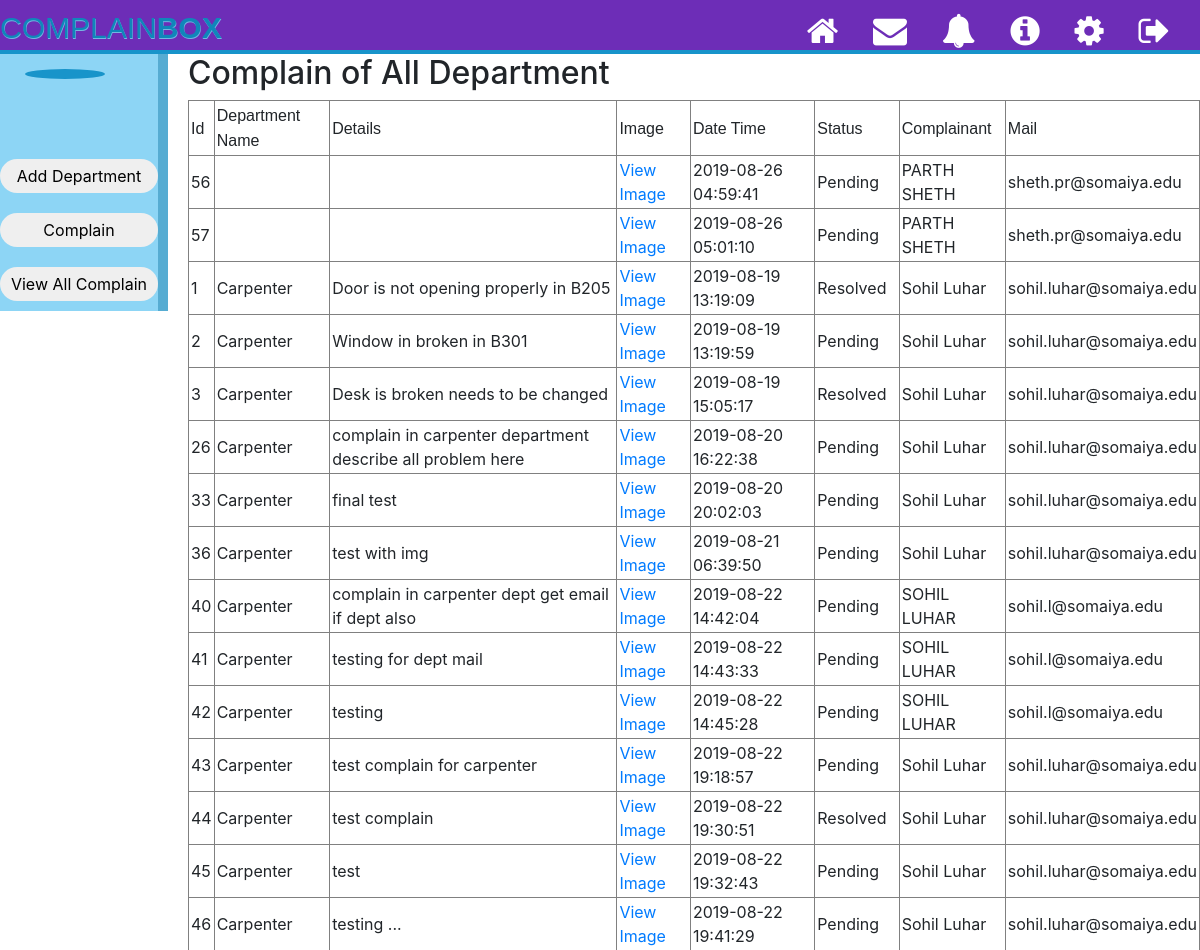
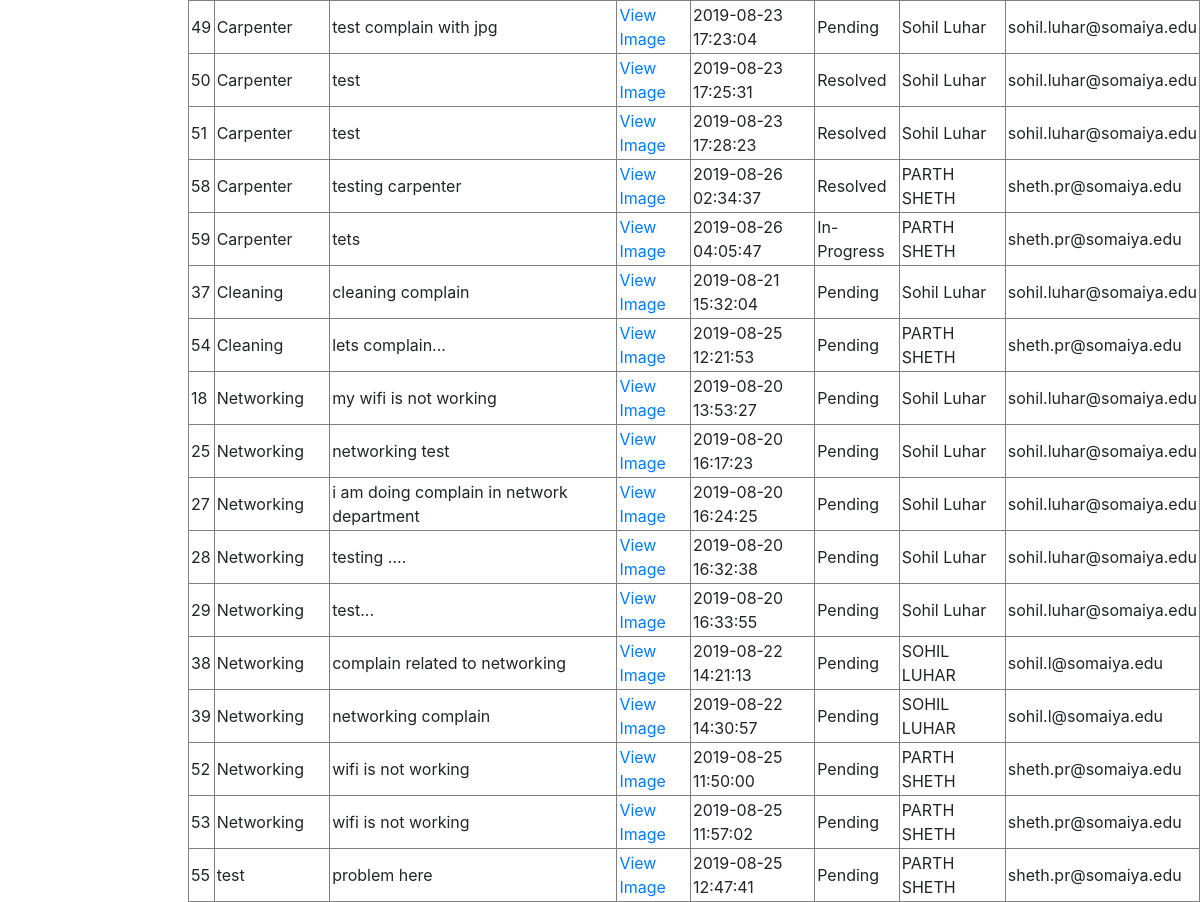
The app's page /allcomplain.php with its own data (2 pictures, top to bottom).
### tables this page shows
CREATE TABLE `complain` (
  `id` int(11) NOT NULL,
  `description` varchar(10000) DEFAULT NULL,
  `complainimg` varchar(100) NOT NULL,
  `Departmentname` varchar(50) DEFAULT NULL,
  `complaindate` timestamp NULL DEFAULT CURRENT_TIMESTAMP,
  `status` varchar(30) DEFAULT NULL,
  `complainant` varchar(50) NOT NULL,
  `complainantmail` varchar(50) NOT NULL,
  `building` varchar(500) NOT NULL,
  `location` varchar(500) NOT NULL,
  `time_constraint` int(11) NOT NULL
);

### allcomplain.php (the view, shortened to what this page needs)
<!DOCTYPE html>
<html>
<head>
	<link rel="stylesheet" type="text/css" href="assets/css/style.css">
	<link rel="stylesheet" href="https://cdnjs.cloudflare.com/ajax/libs/font-awesome/4.7.0/css/font-awesome.min.css">
	<link rel="stylesheet" type="text/css" href="https://stackpath.bootstrapcdn.com/bootstrap/4.3.1/css/bootstrap.min.css">
</head>
<body>
	<div class="top_bar">
		<div class="logo">
			<a href="index.php">COMPLAIN<strong>BOX</strong></a>
		</div>
		<nav>
			<a href='' class="login_name">
			</a>
			<a href="#">
				<i class="fa fa-home fa-2x"></i>
			</a>
			<a href="#">
				<i class="fa fa-envelope fa-2x"></i>
			</a>
			<a href="#">
				<i class="fa fa-bell fa-2x"></i>
			</a>
			<a href="#">
				<i class="fa fa-info-circle fa-2x"></i>
			</a>
			<a href="#">
				<i class="fa fa-cog fa-2x"></i>
			</a>
			<a href="/complainbox/index.php">
				<i class="fa fa-sign-out fa-2x"></i>
			</a>
		</nav>
	</div>
<div class="profile_left">
 		<img src="<?php  echo $_SESSION['imgurl'];  ?>">
 		<div class="profile_info">
	 			<div class="profile_buttons">
	 			<button onclick="window.location.href = '/ComplainBox/adddepartment.php';" class="profile_complain_button">Add Department</button>
	 			<button class="profile_complain_button" onclick="window.location.href = '/ComplainBox/admindashboard.php';">Complain</button>
	 			<button class="profile_complain_button "onclick="window.location.href = '/ComplainBox/allcomplain.php'">View All Complain</button>
	 		</div>
	 	</div>
	 	</div>
   <?php
	$mysqli = new mysqli("localhost", "root", "", "complainbox");
	$sql = "SELECT * FROM complain ORDER BY Departmentname";
	$result=mysqli_query($mysqli,$sql);
	echo '<h2>Complain of All Department</h2>';
	echo '<table border="1" cellspacing="2" cellpadding="2">
		  <tr>
			  <td> <font face="Arial">Id</font> </td>
			  <td> <font face="Arial">Department Name</font> </td>
			  <td> <font face="Arial">Details</font> </td>
			  <td> <font face="Arial">Image</font> </td>
			  <td> <font face="Arial">Date Time</font> </td>
			  <td> <font face="Arial">Status</font> </td>
			  <td> <font face="Arial">Complainant</font> </td>
			  <td> <font face="Arial">Mail</font> </td>
		  </tr>';
	while($row = mysqli_fetch_array($result)){
		echo "<tr><td>".$row['id']."</td>";
		echo "<td>". $row['Departmentname']."</td>";
		echo "<td>". $row['description']."</td>";
		echo "<td><a target='_blank' href='" . $row['complainimg']."'>View Image</a></td>";
		echo "<td>".$row['complaindate']."</td>";
		echo "<td>".$row['status']."</td>";
		echo "<td>".$row['complainant']."</td>";
		echo "<td>".$row['complainantmail']."</td>";
	}
?>
</body>
</html>

### assets/css/style.css (style rules this page uses)
body { height: 100%; width: 100%; margin: 0; line-height: 17px; background-color: #E6EAE8; }
.top_bar { width: 100%; min-width: 1050px; height: 54px; background-color: #6d2db7; border-bottom: 0.25em solid #1894ca; margin:0 10px 0 0; display: inline-flex; }
.logo a { font-family: 'Bellota-LightItalic', sans-serif; left-margin: 10px; text-shadow: #73B6E2 0.5px 0.5px 0px; color: #1086BA; top: 5px; position: relative; font-size: 30px; text-decoration: none; }
.login_name { font-size: 24px; margin: 14px 10px 20px 10px; text-decoration: none; }
nav { position: absolute; margin: 14px 10px 18px 10px; float: right; right: 5px; }
nav a { position: relative; color: #fff; font-size: 17px; padding: 15px; }
.profile_left { float: left; max-width: 240px; min-width: 130px; width: 14%; height: -webkit-fill-available; background-color: #8dd5f5; top: -10px; position: relative; border-right: 10px solid #56acd2; margin-right: 20px; color: #cbfae8; z-index: -1;s }
.profile_left img { border: 5px solid #1894ca; margin: 25px; min-width: 80px; width: 55%; border-radius: 100%; }
.profile_complain_button { border-radius: 25px; padding: 0; margin: 10px 0px 10px 0px; width: 100%; left: -10px; height: 34px; border: none; }
.profile_buttons { margin-top: 20px; }
button { font-size: 20px; }

### records on screen
complain: id "56", complaindate "2019-08-26 04:59:41", status "Pending", complainant "PARTH SHETH", complainantmail "sheth.pr@somaiya.edu"
complain: id "57", complaindate "2019-08-26 05:01:10", status "Pending", complainant "PARTH SHETH", complainantmail "sheth.pr@somaiya.edu"
complain: id "1", Departmentname "Carpenter", description "Door is not opening properly in B205", complaindate "2019-08-19 13:19:09", status "Resolved", complainant "Sohil Luhar", complainantmail "sohil.luhar@somaiya.edu"
complain: id "2", Departmentname "Carpenter", description "Window in broken in B301", complaindate "2019-08-19 13:19:59", status "Pending", complainant "Sohil Luhar", complainantmail "sohil.luhar@somaiya.edu"
complain: id "3", Departmentname "Carpenter", description "Desk is broken needs to be changed", complaindate "2019-08-19 15:05:17", status "Resolved", complainant "Sohil Luhar", complainantmail "sohil.luhar@somaiya.edu"
complain: id "26", Departmentname "Carpenter", description "complain in carpenter department describe all problem here", complaindate "2019-08-20 16:22:38", status "Pending", complainant "Sohil Luhar", complainantmail "sohil.luhar@somaiya.edu"
complain: id "33", Departmentname "Carpenter", description "final test", complaindate "2019-08-20 20:02:03", status "Pending", complainant "Sohil Luhar", complainantmail "sohil.luhar@somaiya.edu"
complain: id "36", Departmentname "Carpenter", description "test with img", complaindate "2019-08-21 06:39:50", status "Pending", complainant "Sohil Luhar", complainantmail "sohil.luhar@somaiya.edu"
complain: id "40", Departmentname "Carpenter", description "complain in carpenter dept get email if dept also", complaindate "2019-08-22 14:42:04", status "Pending", complainant "SOHIL LUHAR", complainantmail "sohil.l@somaiya.edu"
complain: id "41", Departmentname "Carpenter", description "testing for dept mail", complaindate "2019-08-22 14:43:33", status "Pending", complainant "SOHIL LUHAR", complainantmail "sohil.l@somaiya.edu"
complain: id "42", Departmentname "Carpenter", description "testing", complaindate "2019-08-22 14:45:28", status "Pending", complainant "SOHIL LUHAR", complainantmail "sohil.l@somaiya.edu"
complain: id "43", Departmentname "Carpenter", description "test complain for carpenter", complaindate "2019-08-22 19:18:57", status "Pending", complainant "Sohil Luhar", complainantmail "sohil.luhar@somaiya.edu"
complain: id "44", Departmentname "Carpenter", description "test complain", complaindate "2019-08-22 19:30:51", status "Resolved", complainant "Sohil Luhar", complainantmail "sohil.luhar@somaiya.edu"
complain: id "45", Departmentname "Carpenter", description "test", complaindate "2019-08-22 19:32:43", status "Pending", complainant "Sohil Luhar", complainantmail "sohil.luhar@somaiya.edu"
complain: id "46", Departmentname "Carpenter", description "testing ...", complaindate "2019-08-22 19:41:29", status "Pending", complainant "Sohil Luhar", complainantmail "sohil.luhar@somaiya.edu"
complain: id "49", Departmentname "Carpenter", description "test complain with jpg", complaindate "2019-08-23 17:23:04", status "Pending", complainant "Sohil Luhar", complainantmail "sohil.luhar@somaiya.edu"
complain: id "50", Departmentname "Carpenter", description "test", complaindate "2019-08-23 17:25:31", status "Resolved", complainant "Sohil Luhar", complainantmail "sohil.luhar@somaiya.edu"
complain: id "51", Departmentname "Carpenter", description "test", complaindate "2019-08-23 17:28:23", status "Resolved", complainant "Sohil Luhar", complainantmail "sohil.luhar@somaiya.edu"
complain: id "58", Departmentname "Carpenter", description "testing carpenter", complaindate "2019-08-26 02:34:37", status "Resolved", complainant "PARTH SHETH", complainantmail "sheth.pr@somaiya.edu"
complain: id "59", Departmentname "Carpenter", description "tets", complaindate "2019-08-26 04:05:47", status "In-Progress", complainant "PARTH SHETH", complainantmail "sheth.pr@somaiya.edu"
complain: id "37", Departmentname "Cleaning", description "cleaning complain", complaindate "2019-08-21 15:32:04", status "Pending", complainant "Sohil Luhar", complainantmail "sohil.luhar@somaiya.edu"
complain: id "54", Departmentname "Cleaning", description "lets complain...", complaindate "2019-08-25 12:21:53", status "Pending", complainant "PARTH SHETH", complainantmail "sheth.pr@somaiya.edu"
complain: id "18", Departmentname "Networking", description "my wifi is not working", complaindate "2019-08-20 13:53:27", status "Pending", complainant "Sohil Luhar", complainantmail "sohil.luhar@somaiya.edu"
complain: id "25", Departmentname "Networking", description "networking test", complaindate "2019-08-20 16:17:23", status "Pending", complainant "Sohil Luhar", complainantmail "sohil.luhar@somaiya.edu"
complain: id "27", Departmentname "Networking", description "i am doing complain in network department", complaindate "2019-08-20 16:24:25", status "Pending", complainant "Sohil Luhar", complainantmail "sohil.luhar@somaiya.edu"
complain: id "28", Departmentname "Networking", description "testing ....", complaindate "2019-08-20 16:32:38", status "Pending", complainant "Sohil Luhar", complainantmail "sohil.luhar@somaiya.edu"
complain: id "29", Departmentname "Networking", description "test...", complaindate "2019-08-20 16:33:55", status "Pending", complainant "Sohil Luhar", complainantmail "sohil.luhar@somaiya.edu"
complain: id "38", Departmentname "Networking", description "complain related to networking", complaindate "2019-08-22 14:21:13", status "Pending", complainant "SOHIL LUHAR", complainantmail "sohil.l@somaiya.edu"
complain: id "39", Departmentname "Networking", description "networking complain", complaindate "2019-08-22 14:30:57", status "Pending", complainant "SOHIL LUHAR", complainantmail "sohil.l@somaiya.edu"
complain: id "52", Departmentname "Networking", description "wifi is not working", complaindate "2019-08-25 11:50:00", status "Pending", complainant "PARTH SHETH", complainantmail "sheth.pr@somaiya.edu"
complain: id "53", Departmentname "Networking", description "wifi is not working", complaindate "2019-08-25 11:57:02", status "Pending", complainant "PARTH SHETH", complainantmail "sheth.pr@somaiya.edu"
complain: id "55", Departmentname "test", description "problem here", complaindate "2019-08-25 12:47:41", status "Pending", complainant "PARTH SHETH", complainantmail "sheth.pr@somaiya.edu"
